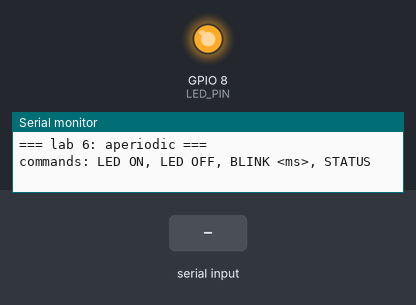
This sketch was run on a simulated ESP32-S3. On the bench: output pins drawn as LEDs (lit = HIGH), the last lines printed to the serial monitor. Inputs (shaded band) come from the test bench.

Above: at 1.4 s.
1.5 s: "LED ON\n" received over Serial
At 2.6 s:
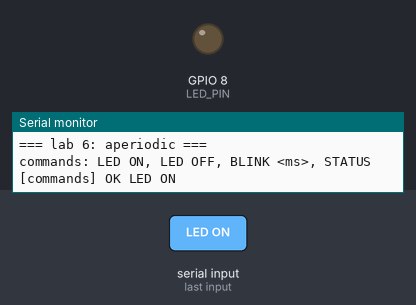
3.0 s: "LED OFF\n" received over Serial
At 3.7 s:
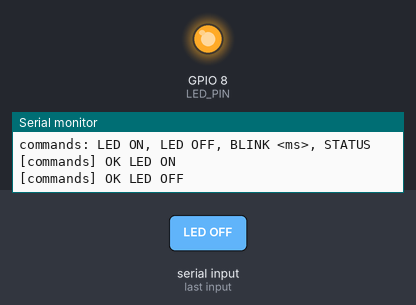
Timing chart, 0 to 6.0 s (numbered marks = the images above; inputs shaded):
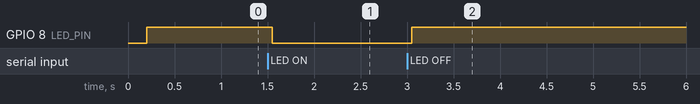

The sketch:

aperiodic.ino
```cpp
// aperiodic - an aperiodic task that executes text commands
//
// loop() reads lines from the Serial Monitor and puts each line, as text, in
// the command queue, without blocking (timeout 0), the way a network message
// handler would. The queue element holds the text itself (a char array), not
// a pointer: loop() reuses its buffer for the next line.
//
// Each command releases one job of the aperiodic task, which interprets it,
// changes the LED state (through led_set, with the mutex) and answers with
// "OK ..." or "ERROR ...". A wrong command does not stop the task.
//
// A second task, periodic (T = 50 ms), applies the state to the LED.
//
// Commands (Serial Monitor set to "New Line" or "Both NL & CR"), case sensitive:
//   LED ON | LED OFF    the LED lit / off
//   BLINK <ms>          the LED blinks, with half-period <ms>, between 100 and 5000
//   STATUS              the current state, and the verdict line
// Try wrong commands too: BLINK, BLINK 20, BLINK abc, LED, xyz.

// ---- EXPERIMENT KNOBS ----
const uint32_t kLedPeriodMs = 50;
const long kBlinkMinMs = 100;
const long kBlinkMaxMs = 5000;

const int LED_PIN = 8;  // the blue LED: lit when LOW
#define COMMAND_MAX_LEN 32

// int constants, not an enum: the Arduino IDE generates function prototypes
// above the types declared in a sketch, so led_set() cannot take such an enum.
const int MODE_OFF = 0;
const int MODE_ON = 1;
const int MODE_BLINK = 2;
const char* const MODE_NAMES[] = {"OFF", "ON", "BLINK"};

// The state shared by the aperiodic task (writes) and the periodic task
// (reads). It is reached only through led_set() and led_get(), which hold the
// mutex while they write or copy the fields, and no longer.
struct LedState {
    int mode;
    uint32_t blink_ms;
};

static struct LedState g_led = {MODE_OFF, 500};
static SemaphoreHandle_t g_mutex = NULL;

static void led_set(int mode, uint32_t blink_ms) {
    xSemaphoreTake(g_mutex, portMAX_DELAY);
    g_led.mode = mode;
    if (mode == MODE_BLINK) g_led.blink_ms = blink_ms;
    xSemaphoreGive(g_mutex);
}

static void led_get(struct LedState* out) {
    xSemaphoreTake(g_mutex, portMAX_DELAY);
    *out = g_led;
    xSemaphoreGive(g_mutex);
}

struct Command {
    char text[COMMAND_MAX_LEN];
};
static QueueHandle_t g_commands = NULL;
static uint32_t g_ok = 0;     // used only by the aperiodic task
static uint32_t g_error = 0;

static void command_task(void* arg) {
    (void)arg;  // not used
    for (;;) {
        struct Command c;
        xQueueReceive(g_commands, &c, portMAX_DELAY);  // blocked until a command arrives

        if (strcmp(c.text, "LED ON") == 0) {
            led_set(MODE_ON, 0);
            g_ok = g_ok + 1;
            Serial.println("[commands] OK LED ON");
        } else if (strcmp(c.text, "LED OFF") == 0) {
            led_set(MODE_OFF, 0);
            g_ok = g_ok + 1;
            Serial.println("[commands] OK LED OFF");
        } else if (strncmp(c.text, "BLINK ", 6) == 0) {
            long ms = atol(c.text + 6);  // 0 if it is not a number
            if (ms < kBlinkMinMs || ms > kBlinkMaxMs) {
                g_error = g_error + 1;
                Serial.printf("[commands] ERROR BLINK: expected a number between %ld and %ld\n", kBlinkMinMs,
                              kBlinkMaxMs);
            } else {
                led_set(MODE_BLINK, ms);
                g_ok = g_ok + 1;
                Serial.printf("[commands] OK BLINK %ld\n", ms);
            }
        } else if (strcmp(c.text, "STATUS") == 0) {
            struct LedState s;
            led_get(&s);  // the copy: we print without holding the mutex
            g_ok = g_ok + 1;
            Serial.printf("[commands] OK STATUS mode=%s blink=%lu\n", MODE_NAMES[s.mode],
                          (unsigned long)s.blink_ms);
            Serial.printf("VERDICT: LED_MODE=%s BLINK_MS=%lu OK=%lu ERROR=%lu\n", MODE_NAMES[s.mode],
                          (unsigned long)s.blink_ms, (unsigned long)g_ok, (unsigned long)g_error);
        } else {
            g_error = g_error + 1;
            Serial.printf("[commands] ERROR unknown command: %s\n", c.text);
        }
    }
}

// Periodic task (T = kLedPeriodMs): each job copies the state and applies it
// to the LED. Blinking comes from counting jobs: each job adds T, and when the
// sum reaches the half-period blink_ms, the LED toggles.
static void led_task(void* arg) {
    (void)arg;  // not used
    bool on = false;                        // the LED is lit or off now
    uint32_t since_toggle_ms = 0;           // time since the last toggle (BLINK)
    TickType_t last = xTaskGetTickCount();  // the last release, for the grid r_k = r_0 + kT
    for (;;) {
        struct LedState s;
        led_get(&s);  // the copy of the state, taken with the mutex

        since_toggle_ms += kLedPeriodMs;  // one more period has passed
        if (s.mode == MODE_ON) {
            on = true;
        } else if (s.mode == MODE_OFF) {
            on = false;
        } else if (since_toggle_ms >= s.blink_ms) {  // BLINK: the half-period is over
            on = !on;
            since_toggle_ms = 0;
        }
        digitalWrite(LED_PIN, on ? LOW : HIGH);  // the board's LED is lit when LOW
        xTaskDelayUntil(&last, pdMS_TO_TICKS(kLedPeriodMs));  // absolute sleep: no drift
    }
}

// Puts one line in the command queue. It never waits, so it could also be
// called from a network message handler.
static void command_received(const char* text) {
    struct Command c;
    strncpy(c.text, text, sizeof(c.text) - 1);
    c.text[sizeof(c.text) - 1] = '\0';
    if (xQueueSend(g_commands, &c, 0) != pdTRUE) Serial.println("[loop] command queue full");
}

void setup() {
    Serial.begin(115200);
    Serial.setTxTimeoutMs(0);
    uint32_t t = millis();
    while (!Serial && millis() - t < 3000) delay(10);
    delay(200);
    Serial.println();
    Serial.println("=== lab 6: aperiodic ===");
    Serial.println("commands: LED ON, LED OFF, BLINK <ms>, STATUS");

    pinMode(LED_PIN, OUTPUT);
    digitalWrite(LED_PIN, HIGH);  // LED off

    g_mutex = xSemaphoreCreateMutex();
    g_commands = xQueueCreate(5, sizeof(struct Command));

    // function, name, stack in bytes, argument, priority, handle
    xTaskCreate(command_task, "commands", 4096, NULL, 2, NULL);
    xTaskCreate(led_task, "led", 4096, NULL, 3, NULL);
}

void loop() {
    static char line[COMMAND_MAX_LEN];
    static size_t len = 0;
    while (Serial.available() > 0) {
        char ch = Serial.read();
        if (ch == '\n' || ch == '\r') {
            if (len > 0) {
                line[len] = '\0';
                command_received(line);
                len = 0;
            }
        } else if (len < sizeof(line) - 1) {
            line[len++] = ch;
        }
    }
    delay(20);
}
```

Measured:
- after the input at 1.5 s, GPIO 8 (LED_PIN): HIGH → LOW after 0.05 s
- after the input at 3.0 s, GPIO 8 (LED_PIN): LOW → HIGH after 0.05 s
